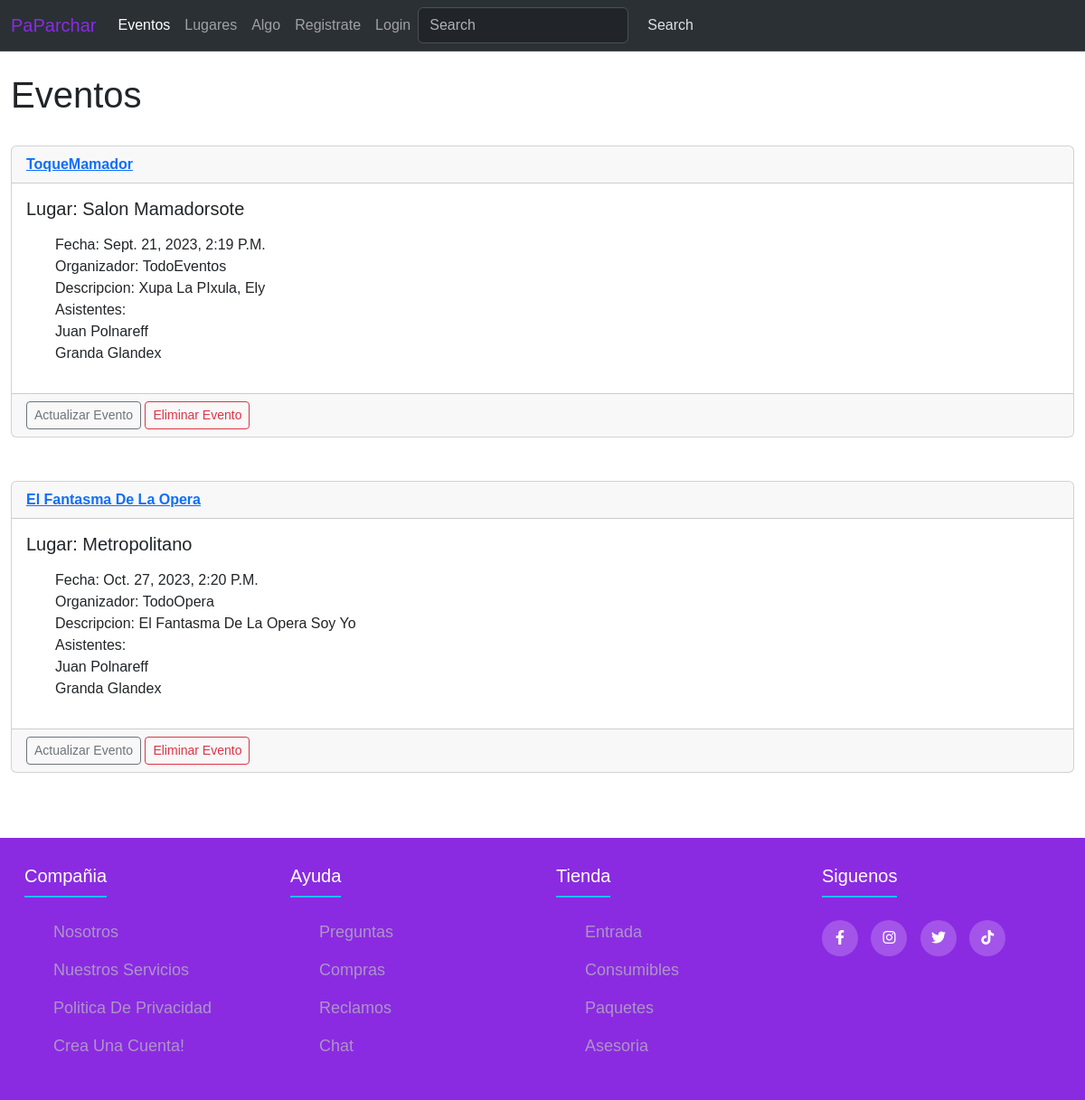
The page /eventos on the database as committed earlier.
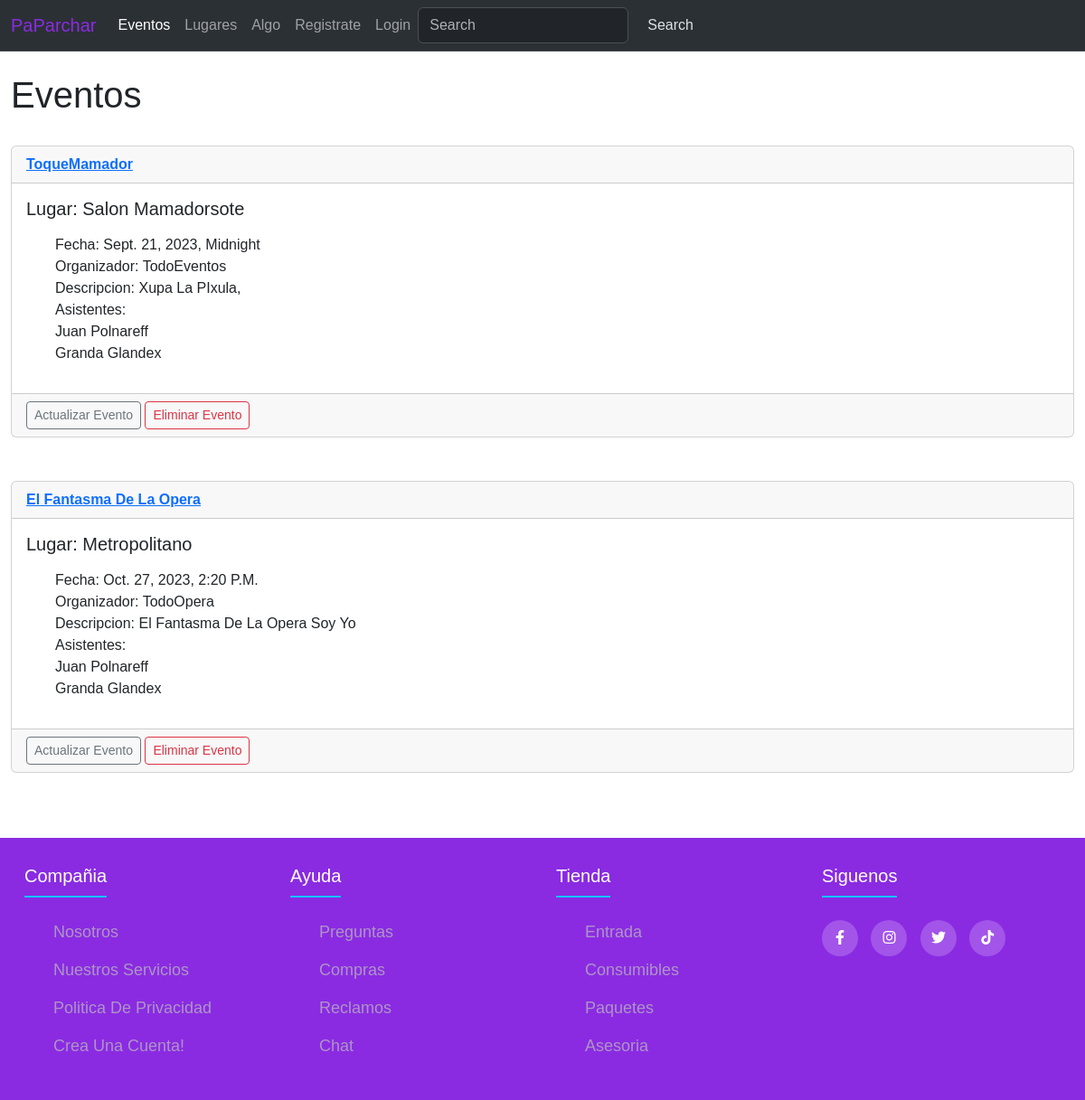
The same page on the database as committed later.
### eventos/models.py (models this page shows)
class Event(models.Model):
    name = models.CharField('Event Name', max_length=120)
    event_date = models.DateTimeField()
    venue = models.ForeignKey(Venue, blank=True, null=True, on_delete=models.CASCADE)
    company =  models.CharField(max_length=120)
    description = models.TextField(blank=True)
    attendees = models.ManyToManyField(User, blank = True)
    def __str__(self):
        return self.name

class Venue(models.Model):
    name = models.CharField(max_length=150)
    address = models.CharField(max_length=300)
    phone = models.IntegerField(validators=[MinValueValidator(0),MaxValueValidator(11)])
    email_address = models.CharField(max_length=250)
    def __str__(self) -> str:
        return self.name

class User(models.Model):
    first_name = models.CharField(max_length=250)
    username = models.CharField(max_length=250)
    email = models.EmailField()
    phone_number = models.CharField(max_length=12, null=False, blank=False)
    def __str__(self):
        return self.first_name + ' ' + self.username

### eventos/views.py (the view)
# urls.py: path('eventos', eventoVista.all_events, name="eventlist"),
def all_events(request):
    event_list = Event.objects.all()
    return render(request, 'eventos/eventlist.html', {'event_list':event_list})

### eventos/templates/eventos/eventlist.html
{% extends 'eventos/base.html' %}
{% block content %}
<div class="container">
<h1>Eventos</h1>
<br/>
{% for event in event_list %}
<div class="card">
    <div class="card-header">
        <strong><a href="{% url 'show_event' event.id %}"> {{ event }} </a> </strong>
    </div>
    <div class="card-body">
      <h5 class="card-title"> lugar: {{ event.venue }} </h5>
      <p class="card-text"><ul>
        <li>fecha: {{ event.event_date }} </li>
        <li>organizador: {{ event.company }} </li>
        <li>descripcion: {{ event.description }} </li>
        <li> Asistentes:<br/>
        {% for user in event.attendees.all %}
              {{ user }}<br/>
        {% endfor %}
        </li>
        </ul></p>
    </div>
    <div class="card-footer text-body-secondary">
      <a href="{% url 'update_event' event.id %}" class="btn btn-outline-secondary btn-sm">Actualizar evento</a>
      <a href="{% url 'delete_event' event.id %}" class="btn btn-outline-danger btn-sm">Eliminar evento</a>
    </div>
  </div>
   <br/><br/>
{% endfor %}
</div>
{% endblock %}

### eventos/templates/eventos/base.html (shortened to what this page needs)
{% load static %}
<!doctype html>
<html lang="en">
  <head>
    <link href="https://cdn.jsdelivr.net/npm/bootstrap@5.3.2/dist/css/bootstrap.min.css" rel="stylesheet">
    <link rel="stylesheet" href='{% static "css/footer.css" %}'>
  </head>
  <body>
    <header>
      {% include 'eventos/navbar.html' %}
    </header>
    <br/>
      {% block content %}
      {% endblock %}
    <br/>
    <footer>
      {% include 'eventos/footer.html' %}
    </footer>
  <body>
</html>

### eventos/templates/eventos/navbar.html (shortened to what this page needs)
<nav class="navbar navbar-expand-lg bg-body-tertiary bg-dark border-bottom border-body" data-bs-theme="dark">
    <div class="container-fluid">
      <a class="navbar-brand" href="{% url 'home' %}" style="color: blueviolet;">PaParchar</a>
      <div class="collapse navbar-collapse" id="navbarSupportedContent">
        <ul class="navbar-nav me-auto mb-2 mb-lg-0">
          <li class="nav-item">
            <a class="nav-link active" aria-current="page" href="{% url 'eventlist' %}">Eventos</a>
          </li>
          <li class="nav-item">
            <a class="nav-link" href="{% url 'venue' %}">Lugares</a>
          </li>
          <li class="nav-item">
            <a class="nav-link " href="#">Algo</a>
          </li>
          {% if user.is_authenticated %}
          <li class="nav-item">
            <a class="nav-link " href="{% url 'logout_user' %}">logout</a>
          </li>
          <li class="nav-item dropdown">
            <a class="nav-link dropdown-toggle" href="#" role="button" data-bs-toggle="dropdown" aria-expanded="false">
              Acciones de usuario
            </a>
            <ul class="dropdown-menu">
              <li><a class="dropdown-item" href="{% url 'add_event' %}">Añadir Evento</a></li>
              <li><a class="dropdown-item" href="{% url 'add_venue' %}">Añadir Lugar</a></li>
              <li><hr class="dropdown-divider"></li>
              <li><a class="dropdown-item" href="#">Something else here</a></li>
            </ul>
          </li>
        </ul>
        {% else %}
          <li class="nav-item">
            <a class="nav-link " href="{% url 'register_user' %}">Registrate</a>
          </li>
          <li class="nav-item">
            <a class="nav-link " href="{% url 'login_user' %}">login</a>
          </li>
        {% endif %}
        <form class="d-flex" role="search" method= POST action = "{% url 'search_result' %}">
          <input class="form-control me-2" type="search" placeholder="Search" aria-label="Search" name="searched">
          <button class="btn btn-outline-secundary" type="submit">Search</button>
        </form>
      </div>
    </div>
  </nav>

### eventos/templates/eventos/footer.html (shortened to what this page needs)
{% load static %}
<!doctype html>
<html lang="en">
  <head>
    <link rel="stylesheet" href='{% static "css/footer.css" %}'>
    <link rel="stylesheet" href="https://cdnjs.cloudflare.com/ajax/libs/font-awesome/6.2.1/css/all.min.css">
    </head>
    <body>
        <footer class="footer">
            <div class="container">
                <div class="footer-row">
                    <div class="footer-links">
                        <h4>Compañia</h4>
                        <ul>
                            <li><a href="#">Nosotros</a></li>
                            <li><a href="#">Nuestros servicios</a></li>
                            <li><a href="#">Politica de privacidad</a></li>
                            <li><a href="{% url 'register_user'  %}">Crea una cuenta!</a></li>
                        </ul>
                    </div>
                    <div class="footer-links">
                        <h4>Ayuda</h4>
                        <ul>
                            <li><a href="#">Preguntas</a></li>
                            <li><a href="#">Compras</a></li>
                            <li><a href="#">Reclamos</a></li>
                            <li><a href="#">Chat</a></li>
                        </ul>
                    </div>
                    <div class="footer-links">
                        <h4>Tienda</h4>
                        <ul>
                            <li><a href="#">Entrada</a></li>
                            <li><a href="#">Consumibles</a></li>
                            <li><a href="#">Paquetes</a></li>
                            <li><a href="#">Asesoria</a></li>
                        </ul>
                    </div>
                    <div class="footer-links">
                        <h4>Siguenos</h4>
                        <div class="social-links">
                            <a href="#"><i class="fab fa-facebook-f"></i></a>
                            <a href="https://www.instagram.com/cysa.team/"><i class="fab fa-instagram"></i></a>
                            <a href="#"><i class="fab fa-twitter"></i></a>
                            <a href="#"><i class="fab fa-tiktok"></i></a>
                        </div>
                    </div>
                </div>
            </div>
        </footer>
    </body>

### eventos/static/css/footer.css (style rules this page uses)
* { margin: 0; padding: 0; box-sizing: border-box; list-style: none; }
body { font-family: sans-serif; text-transform: capitalize; display: flex; flex-direction: column; min-height: 100vh; }
.container { max-width: 1200px; margin: 0 auto; }
.footer { background-color: blueviolet; padding: 30px 0; margin-top: auto; }
.footer-row { display: flex; flex-wrap: wrap; }
.footer-links { width: 25%; padding: 0 15px; }
.footer-links h4 { font-size: 20px; color: #FFFF; margin-bottom: 25px; font-weight: 500; border-bottom: 2px solid #00C3FF; padding-bottom: 10px; display: inline-block; }
.footer-links ul li a { font-size: 18px; text-decoration: none; color: #BBBB; display: block; margin-bottom: 15px; transition: all .3s ease; }
.social-links a { display: inline-block; min-height: 40px; width: 40px; background-color: rgba(255,255,255,0.2); margin: 0 10px 10px 0; text-align: center; line-height: 40px; border-radius: 50%; color: #FFFF; transition: all .5s ease; }

Rows that differ between the two databases and show on the page:
changed Event "ToqueMamador": event_date "Sept. 21, 2023, 2:19 P.m." → "Sept. 21, 2023, Midnight"; description "Xupa La PIxula, Ely" → "Xupa La PIxula,"
